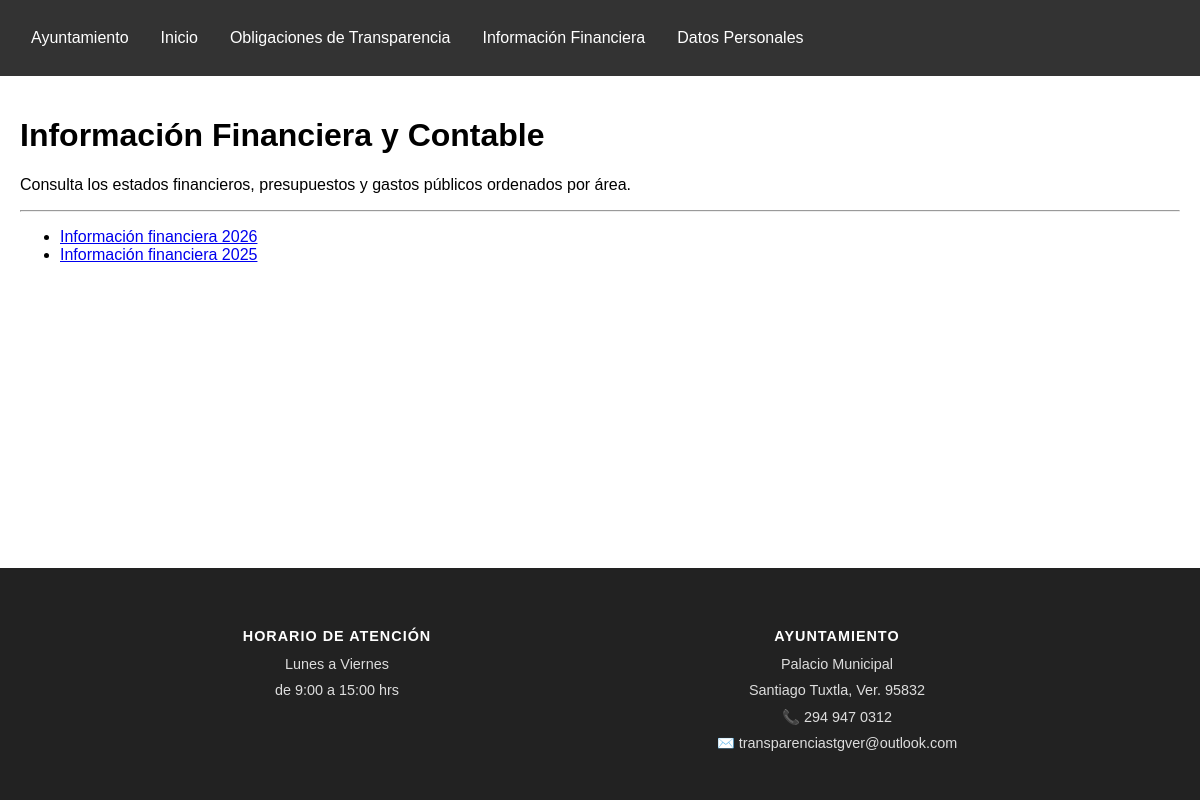
The page /financiera/ on the database its author committed.
### main/models.py (models this page shows, shortened)
class Area(models.Model):
    CATEGORIAS = [
        ('transparencia', 'Obligaciones de Transparencia'),
        ('financiera', 'Información Financiera'),
    ]
    nombre = models.CharField(max_length=200, verbose_name="Nombre del Área")
    categoria = models.CharField(
        max_length=20,
        choices=CATEGORIAS,
        default='transparencia',
        verbose_name="Sección a la que pertenece"
    )
    descripcion = models.TextField(blank=True, verbose_name="Descripción (Opcional)")
    slug = models.SlugField(unique=True, verbose_name="Identificador URL (automático)")
    class Meta:
        verbose_name = "Área / Departamento"
        verbose_name_plural = "Áreas / Departamentos"
        ordering = ['-nombre']

### main/views.py (the view)
# urls.py: path('financiera/', views.lista_financiera, name='lista_financiera'),
def lista_financiera(request):
    areas = Area.objects.filter(categoria='financiera')
    return render(request, 'main/financiera.html', {'areas': areas})

### main/templates/main/financiera.html
{% extends 'main/base.html' %}
{% block content %}
<div class="seccion-financiera">
    <h1>Información Financiera y Contable</h1>
    <p>Consulta los estados financieros, presupuestos y gastos públicos ordenados por área.</p>
    <hr>
    <div class="lista-financiera">
        <ul>
            {% for area in areas %}
                <li>
                    <a href="{% url 'detalle_area' area.slug %}">
                        {{ area.nombre }}
                    </a>
                </li>
            {% empty %}
                <p>No hay información financiera publicada por el momento.</p>
            {% endfor %}
        </ul>
    </div>
</div>
{% endblock %}

### main/templates/main/base.html (style rules this page uses)
body { font-family: sans-serif; margin: 0; display: flex; flex-direction: column; min-height: 100vh; }

### rows shown on the page
Area: nombre "Información financiera 2026"
Area: nombre "Información financiera 2025"
